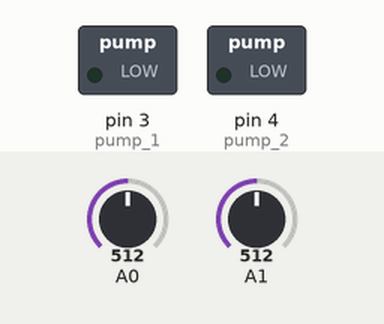
Simulated run of this sketch. Board: Arduino Uno, built with avr-gcc and run on an emulated ATmega328P. On the bench: switched loads named in the sketch (green lamp = pin HIGH). The inputs (shaded band) are chosen by the test bench; at power-on: A0 = 512, A1 = 512.

Above: at 1.2 s.
1.3 s: A0 set to 309
2.8 s: A0 set to 288
At 4.0 s:
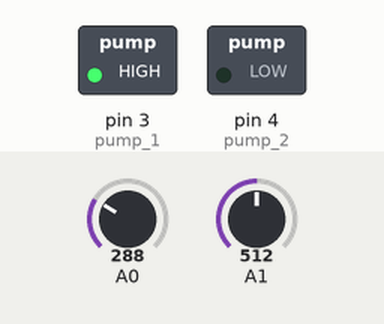
4.3 s: A1 set to 313
5.8 s: A1 set to 291
At 6.4 s:
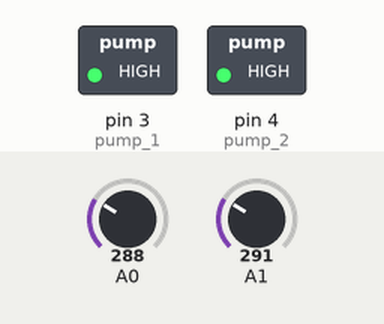
7.3 s: A0 set to 306
At 8.5 s:
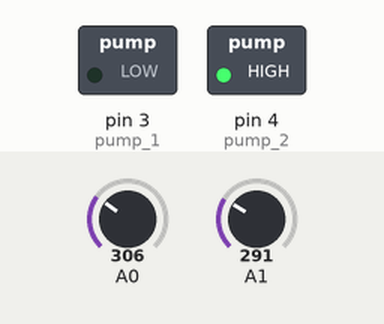
8.8 s: A0 set to 290
At 9.9 s:
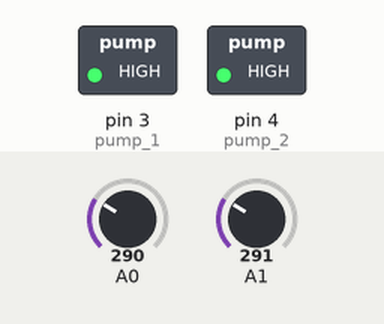
Timing chart, 0 to 11.3 s (numbered marks = the images above; inputs shaded):
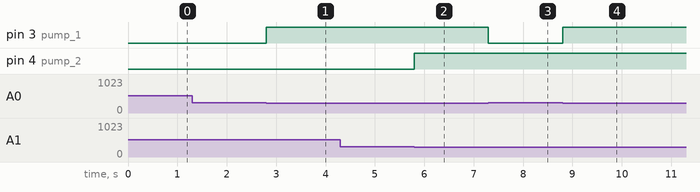

The sketch:

Plant_monitoring.ino
```cpp
int moisture_1 ;
int moisture_2 ;
int pump_1 = 3;
int pump_2 = 4;

void setup() {

  pinMode(A0, INPUT);
  pinMode(A1, INPUT);
  pinMode(pump_1, OUTPUT);
  pinMode(pump_2, OUTPUT);

}

void loop() {
  moisture_1=analogRead(A0);
  moisture_2=analogRead(A1);

if (moisture_1 > 300){
  digitalWrite(pump_1, LOW);
  }
  else{
  digitalWrite(pump_1, HIGH);
  }


if (moisture_2 > 300){
  digitalWrite(pump_2, LOW);
  }
  else{
  digitalWrite(pump_2, HIGH);
  }
}
```

Measured:
- the behaviour switches between 301 and 300 on A0 (found by bisection; images 0 and 1)
- the behaviour switches between 301 and 300 on A1 (found by bisection; images 1 and 2)
- after the input at 1.3 s, every drawn part: stays the same
- after the input at 2.8 s, pin 3 (pump_1): LOW → HIGH at once
- after the input at 4.3 s, every drawn part: stays the same
- after the input at 5.8 s, pin 4 (pump_2): LOW → HIGH at once
- after the input at 7.3 s, pin 3 (pump_1): HIGH → LOW at once
- after the input at 8.8 s, pin 3 (pump_1): LOW → HIGH at once
